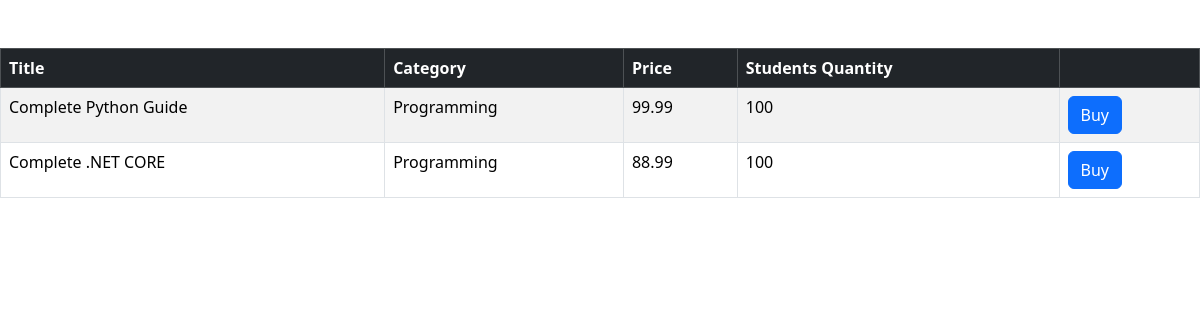
Page /shop/ on the earlier database version.
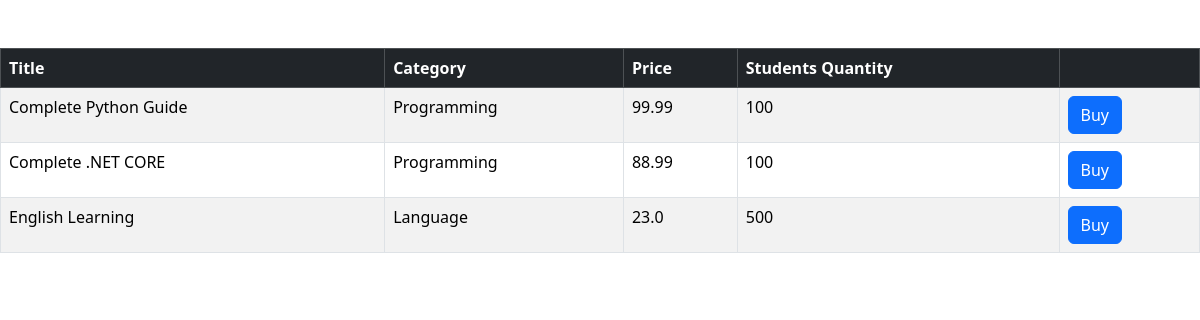
Same page on the later database version.
### shop/models.py (models this page shows, shortened)
class Course(models.Model):
    title = models.CharField(max_length=100)
    price = models.FloatField()
    students_qty = models.IntegerField()
    reviews_qty = models.IntegerField()
    category = models.ForeignKey(Category, on_delete=models.CASCADE)
    created_at = models.DateTimeField(default=timezone.now)

class Category(models.Model):
    title = models.CharField(max_length=100)
    created_at = models.DateTimeField(default=timezone.now)
    def __str__(self):
        return self.title

### shop/views.py (the view)
# urls.py: path('', views.index, name='index'),
def index(request):
    courses = models.Course.objects.all()
    return render(request, 'courses.html', {'courses': courses})

### shop/templates/courses.html (shortened to what this page needs)
<head>
    <link href="https://cdn.jsdelivr.net/npm/bootstrap@5.3.8/dist/css/bootstrap.min.css" rel="stylesheet">
</head>
<table class="table mt-5 table-bordered table-striped table-hover">
    <thead class="table-dark">
    <tr>
        <th>Title</th>
        <th>Category</th>
        <th>Price</th>
        <th>Students Quantity</th>
        <th></th>
    </tr>
    <tbody>
{% for course in courses %}
    <tr>
        <td>{{course.title}}</td>
        <td>{{course.category}}</td>
        <td>{{course.price}}</td>
        <td>{{course.students_qty}}</td>
        <td><button class="btn btn-primary">Buy</button></td>
    </tr>
{% endfor %}
    </tbody>
    </thead>
</table>

Differences in the rows shown:
added Course: title "English Learning", category "Language", price "23.0", students_qty "500"
